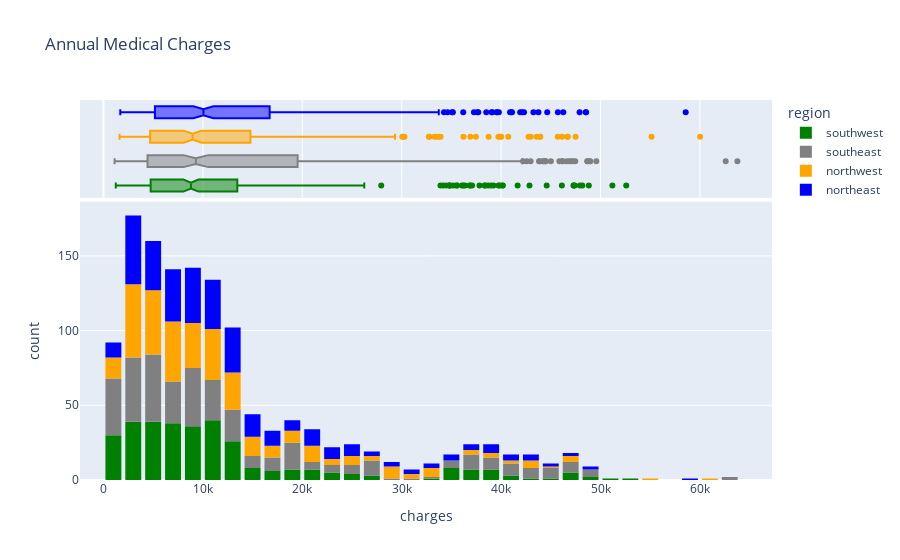

Notebook source saved alongside this figure:
### Code cell
fig = px.histogram(medical_dt, 
                   x='charges', 
                   marginal='box',
                   color='region',
                   color_discrete_sequence=['green', 'grey','orange','blue'], 
                   title='Annual Medical Charges')
fig.update_layout(bargap=0.2)
fig.show()

### Figure 1 — Plotly figure (JSON) as saved in the notebook; plotly's stock layout.template omitted (floating-point values rounded to 4 significant figures; data arrays with more than 128 entries replaced by an {"elided": "..."} marker saying what was removed)
{"data": [{"alignmentgroup": "True", "bingroup": "x", "hovertemplate": "region=southwest<br>charges=%{x}<br>count=%{y}<extra></extra>", "legendgroup": "southwest", "marker": {"color": "green", "pattern": {"shape": ""}}, "name": "southwest", "offsetgroup": "southwest", "orientation": "v", "showlegend": true, "type": "histogram", "x": {"elided": "325 float values"}, "xaxis": "x", "yaxis": "y"}, {"alignmentgroup": "True", "hovertemplate": "region=southwest<br>charges=%{x}<extra></extra>", "legendgroup": "southwest", "marker": {"color": "green"}, "name": "southwest", "notched": true, "offsetgroup": "southwest", "showlegend": false, "type": "box", "x": {"elided": "325 float values"}, "xaxis": "x2", "yaxis": "y2"}, {"alignmentgroup": "True", "bingroup": "x", "hovertemplate": "region=southeast<br>charges=%{x}<br>count=%{y}<extra></extra>", "legendgroup": "southeast", "marker": {"color": "grey", "pattern": {"shape": ""}}, "name": "southeast", "offsetgroup": "southeast", "orientation": "v", "showlegend": true, "type": "histogram", "x": {"elided": "364 float values"}, "xaxis": "x", "yaxis": "y"}, {"alignmentgroup": "True", "hovertemplate": "region=southeast<br>charges=%{x}<extra></extra>", "legendgroup": "southeast", "marker": {"color": "grey"}, "name": "southeast", "notched": true, "offsetgroup": "southeast", "showlegend": false, "type": "box", "x": {"elided": "364 float values"}, "xaxis": "x2", "yaxis": "y2"}, {"alignmentgroup": "True", "bingroup": "x", "hovertemplate": "region=northwest<br>charges=%{x}<br>count=%{y}<extra></extra>", "legendgroup": "northwest", "marker": {"color": "orange", "pattern": {"shape": ""}}, "name": "northwest", "offsetgroup": "northwest", "orientation": "v", "showlegend": true, "type": "histogram", "x": {"elided": "325 float values"}, "xaxis": "x", "yaxis": "y"}, {"alignmentgroup": "True", "hovertemplate": "region=northwest<br>charges=%{x}<extra></extra>", "legendgroup": "northwest", "marker": {"color": "orange"}, "name": "northwest", "notched": true, "offsetgroup": "northwest", "showlegend": false, "type": "box", "x": {"elided": "325 float values"}, "xaxis": "x2", "yaxis": "y2"}, {"alignmentgroup": "True", "bingroup": "x", "hovertemplate": "region=northeast<br>charges=%{x}<br>count=%{y}<extra></extra>", "legendgroup": "northeast", "marker": {"color": "blue", "pattern": {"shape": ""}}, "name": "northeast", "offsetgroup": "northeast", "orientation": "v", "showlegend": true, "type": "histogram", "x": {"elided": "324 float values"}, "xaxis": "x", "yaxis": "y"}, {"alignmentgroup": "True", "hovertemplate": "region=northeast<br>charges=%{x}<extra></extra>", "legendgroup": "northeast", "marker": {"color": "blue"}, "name": "northeast", "notched": true, "offsetgroup": "northeast", "showlegend": false, "type": "box", "x": {"elided": "324 float values"}, "xaxis": "x2", "yaxis": "y2"}], "layout": {"autosize": true, "bargap": 0.2, "barmode": "relative", "legend": {"title": {"text": "region"}, "tracegroupgap": 0}, "title": {"text": "Annual Medical Charges"}, "xaxis": {"anchor": "y", "autorange": true, "domain": [0, 1], "range": [-2359.0, 67250.0], "title": {"text": "charges"}, "type": "linear"}, "xaxis2": {"anchor": "y2", "autorange": true, "domain": [0, 1], "matches": "x", "range": [-2359.0, 67250.0], "showgrid": true, "showticklabels": false, "type": "linear"}, "yaxis": {"anchor": "x", "autorange": true, "domain": [0, 0.7326], "range": [0, 186.3], "title": {"text": "count"}}, "yaxis2": {"anchor": "x2", "autorange": true, "domain": [0.7426, 1], "matches": "y2", "range": [-0.5, 3.5], "showgrid": false, "showline": false, "showticklabels": false, "ticks": "", "type": "category"}}}
